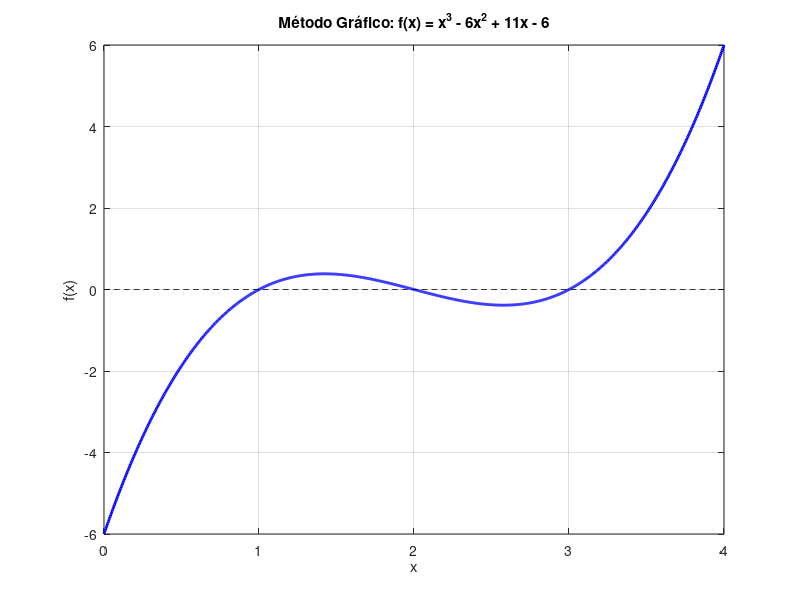

MATLAB code for this plot:
% Definir la función
f = @(x) x.^3 - 6*x.^2 + 11*x - 6;

% Definir el intervalo de graficación
x = linspace(0, 4, 1000); % Exploramos el intervalo [0,4]

% Graficar la función
figure;
plot(x, f(x), 'b-', 'LineWidth', 2); % Gráfica de f(x)
grid on;
xlabel('x');
ylabel('f(x)');
title('Método Gráfico: f(x) = x^3 - 6x^2 + 11x - 6');

% Resaltar el eje x
hold on;
plot(x, zeros(size(x)), 'k--'); % Línea discontinua en el eje x
hold off;
